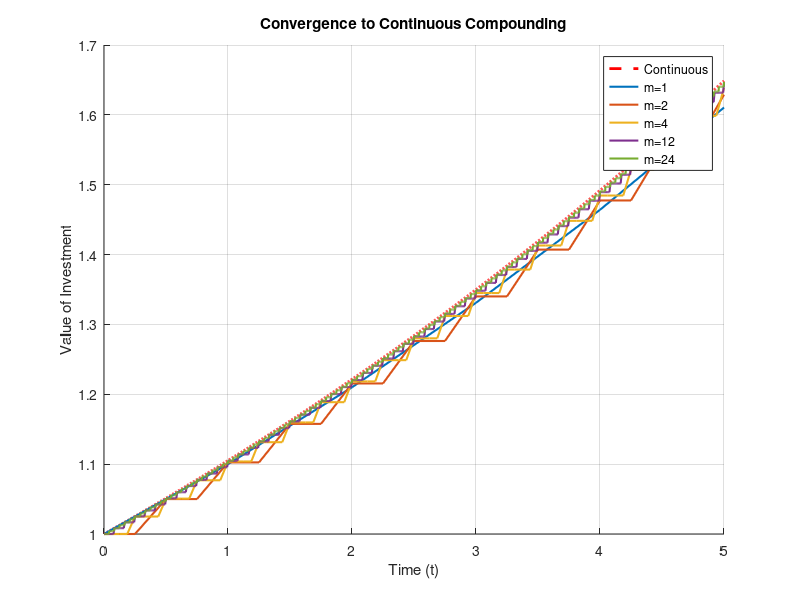

MATLAB code to generate this figure:
r = 0.10;           
m_list = [1, 2, 4, 12, 24];
figure;
hold on;
t_smooth = 0:0.001:5; 
V_cont = exp(r * t_smooth);
plot(t_smooth, V_cont, 'r--', 'LineWidth', 2);
for m = m_list
    t = 0:(1/m^2):5; 
    V_per = (1 + r/m).^(floor(t * m)); 
    plot(t, V_per, 'LineWidth', 1.5); 
end
grid on;
legend('Continuous', 'm=1', 'm=2', 'm=4', 'm=12', 'm=24', 'Location', 'best');
xlabel('Time (t)');
ylabel('Value of Investment');
title('Convergence to Continuous Compounding');